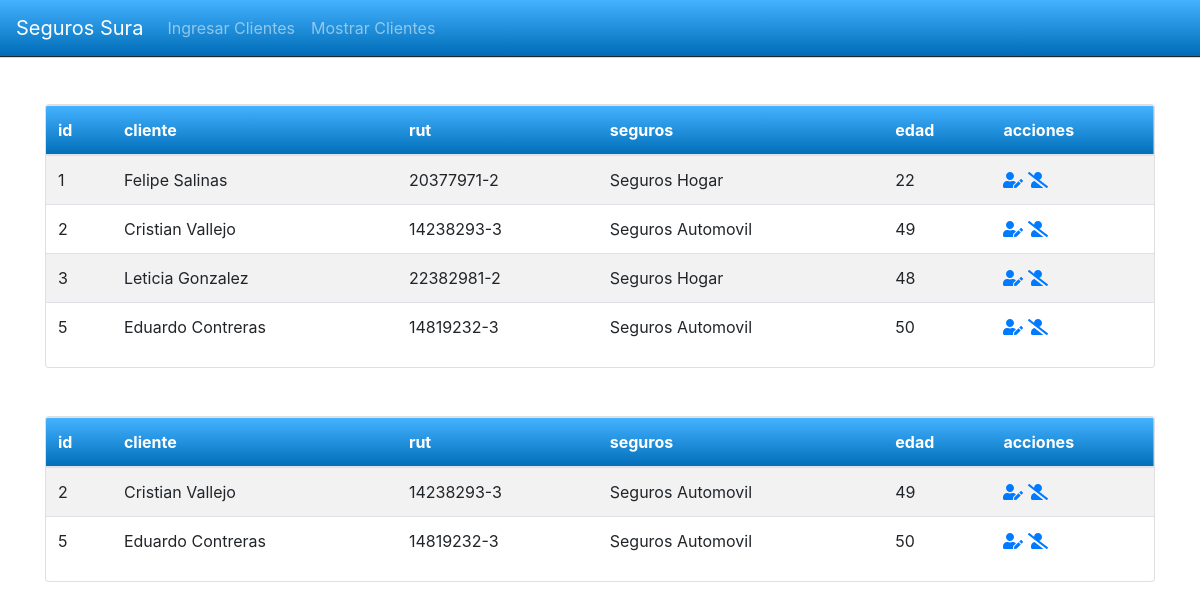
/mostrar.php, run on the app's committed database.
### tables this page shows
CREATE TABLE `clientes` (
  `id_cli` int(15) NOT NULL,
  `nom_cli` varchar(30) DEFAULT NULL,
  `ape_cli` varchar(30) DEFAULT NULL,
  `rut` varchar(15) DEFAULT NULL,
  `seguro` varchar(50) DEFAULT NULL,
  `edad` int(3) DEFAULT NULL
);

### controller/mostrarClientes.php (the view)
<?php
include_once 'database.php';
try {
    $sql = "SELECT * FROM clientes";
    $query = mysqli_query($conn, $sql);
    while ($filas = mysqli_fetch_assoc($query)) {
        echo  '<tr>';
        echo '<td nowrap>'  . $filas['id_cli'] . '</td>';
        echo '<td nowrap>'  . $filas['nom_cli'] . ' ' . $filas['ape_cli'] . '</td>';
        echo '<td nowrap>'  . $filas['rut'] . '</td>';
        echo '<td nowrap>'  . $filas['seguro'] . '</td>';
        echo '<td nowrap>'  . $filas['edad'] . '</td>';
        echo '<td nowrap>  <a  href="modificar.php?id_cli=' . $filas['id_cli'] . '" role="button" ><i class="fas fa-user-edit"></i></a>' . ' ' . '<a  href="controller/delete.php?id_cli=' . $filas['id_cli'] . '" role="button"   onclick="return ConfirmacionEliminacion()"><i class="fas fa-user-slash"></i></a></td>';
        echo '</tr>';
    }
} catch (Exception $e) {
    die("Error" . $e->GetMessage());
} finally {
    $conn = null;
}

### mostrar.php (shortened to what this page needs)
<!doctype html>
<html lang="en">
<head>
    <link rel="stylesheet" href="https://stackpath.bootstrapcdn.com/bootstrap/4.3.1/css/bootstrap.min.css">
    <link rel="stylesheet" type="text/css" href="https://cdn.datatables.net/v/bs4/dt-1.12.1/datatables.min.css" />
</head>
<body>
    <header class="header">
        <?php
        include 'cabecera.php'
        ?>
    </header>
    <main>
        <div class="container mb-5 mt-5">
            <form method="post">
                <div class="card table-responsive ">
                    <table class="table table-striped table-hover" id="example">
                        <thead class="sura">
                            <tr>
                                <th scope="col">id</th>
                                <th scope="col">cliente</th>
                                <th scope="col">rut</th>
                                <th scope="col">seguros</th>
                                <th scope="col">edad</th>
                                <th scope="col">acciones</th>
                            </tr>
                        </thead>
                        <tbody>
                            <?php
                            include 'controller/mostrarClientes.php'
                            ?>
                        </tbody>
                    </table>
                </div>
            </form>
        </div>
        <div class="container mb-5 mt-5">
            <form method="post">
                <div class="card table-responsive ">
                    <table class="table table-striped table-hover" id="example">
                        <thead class="sura">
                            <tr>
                                <th scope="col">id</th>
                                <th scope="col">cliente</th>
                                <th scope="col">rut</th>
                                <th scope="col">seguros</th>
                                <th scope="col">edad</th>
                                <th scope="col">acciones</th>
                            </tr>
                        </thead>
                        <tbody>
                            <?php
                            include 'controller/mostrarClientesMayores.php'
                            ?>
                        </tbody>
                    </table>
                </div>
            </form>
        </div>
    </main>
</body>
</body>
</html>

### cabecera.php (shortened to what this page needs)
<nav class="navbar navbar-expand-lg  navbar-dark">
    <a class="navbar-brand" href="Index.php">Seguros Sura</a>
    <div class="collapse navbar-collapse" id="desplegable">
        <div class="navbar-nav">
            <a class="nav-item nav-link" href="index.php">Ingresar Clientes</a>
            <a class="nav-item nav-link" href="mostrar.php">Mostrar Clientes</a>
        </div>
    </div>
</nav>

### controller/mostrarClientesMayores.php
<?php
  include_once 'database.php';
  try {
      $sql2 = "SELECT * FROM clientes
       WHERE edad >= 49";
      $query2 = mysqli_query($conn2, $sql2);
      while ($filas = mysqli_fetch_assoc($query2)) {
          echo '<tr>';
          echo '<td nowrap>' . $filas['id_cli'] . '</td>';
          echo '<td nowrap>' . $filas['nom_cli'] . ' ' . $filas['ape_cli'] . '</td>';
          echo '<td nowrap>' . $filas['rut'] . '</td>';
          echo '<td nowrap>' . $filas['seguro'] . '</td>';
          echo '<td nowrap>' . $filas['edad'] . '</td>';
          echo '<td nowrap> <a href="modificar.php?id_cli=' . $filas['id_cli'] . '" role="button"><i class="fas fa-user-edit"></i></a>' . ' ' . '<a href="controller/delete.php?id_cli=' . $filas['id_cli'] . '" role="button" onclick="return ConfirmacionEliminacion()"><i class="fas fa-user-slash"></i></a></td>';
          echo '</tr>';
      }
  } catch (Exception $e) {
      die("Error" . $e->GetMessage());
  } finally {
      $conn2 = null;
  }

### css/header.css (style rules this page uses)
.header { background-image: linear-gradient(-0deg, #006CB7, #43B2FF); box-shadow: 0 1px 1px 0; }

### css/mostrar.css (style rules this page uses)
.sura { background-image: linear-gradient(-0deg, #006CB7, #43B2FF); box-shadow: 0 1px 1px 0; color:#fff; }

### data on the page
clientes: id_cli "1", nom_cli "Felipe", ape_cli "Salinas", rut "20377971-2", seguro "Seguros Hogar", edad "22"
clientes: id_cli "2", nom_cli "Cristian", ape_cli "Vallejo", rut "14238293-3", seguro "Seguros Automovil", edad "49"
clientes: id_cli "3", nom_cli "Leticia", ape_cli "Gonzalez", rut "22382981-2", seguro "Seguros Hogar", edad "48"
clientes: id_cli "5", nom_cli "Eduardo", ape_cli "Contreras", rut "14819232-3", seguro "Seguros Automovil", edad "50"
